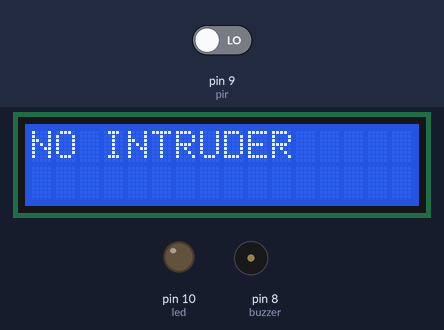
Simulated run of this sketch. Board: Arduino Uno, built with avr-gcc and run on an emulated ATmega328P. Parts: 16×2 character LCD, output pins drawn as LEDs (lit = HIGH), buzzer (waves = sounding, pin HIGH). Dashed ring = blinking. The inputs (shaded band) are chosen by the test bench; at power-on: pin 9 (pir) LOW.

Above: at 1.2 s.
1.3 s: pin 9 (pir) driven HIGH
At 2.3 s:
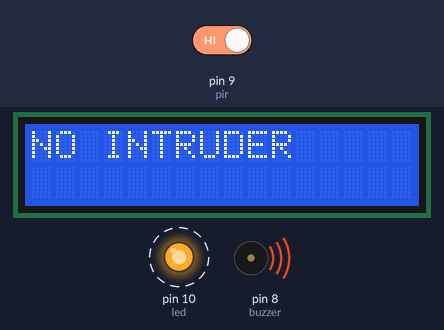
At 4.3 s:
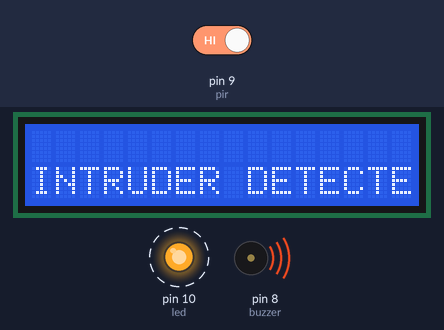
Timing chart, 0 to 10.3 s (numbered marks = the images above; inputs shaded):
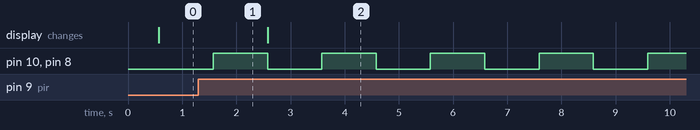

The sketch:

PIR_human_sensor.ino
```cpp
#include <LiquidCrystal.h>
int rs = 12, en = 11, d4 = 5, d5 = 4, d6 = 3, d7 = 2;
LiquidCrystal lcd (rs, en, d4, d5, d6, d7);
int buzzer = 8;
int pir = 9;
int led = 10;
int pirState;

void setup () {
lcd.begin(16,2);
pinMode(pir, INPUT);
pinMode(buzzer, OUTPUT);
pinMode(led, OUTPUT);
}void loop () {
pirState = digitalRead(pir);
if (pirState==HIGH) {
 for (int x=0; x<5; x++) {
 digitalWrite (led, HIGH);
 digitalWrite (buzzer, HIGH);
 delay (1000);
 lcd.clear(); // Clear the display
lcd.setCursor(0,1);
 lcd.print("INTRUDER DETECTED");
 digitalWrite (led, LOW);
 digitalWrite (buzzer, LOW);
 delay (1000);
} }
else {
 digitalWrite (led, LOW);
 digitalWrite (buzzer, LOW);
 delay(500);
 lcd.clear();
  lcd.print("NO INTRUDER");
} }
```

Measured:
- after the input at 1.3 s, pin 10 (led), pin 8 (buzzer): alternates HIGH for 1.0 s and LOW for 1.0 s, starting after 0.27 s
